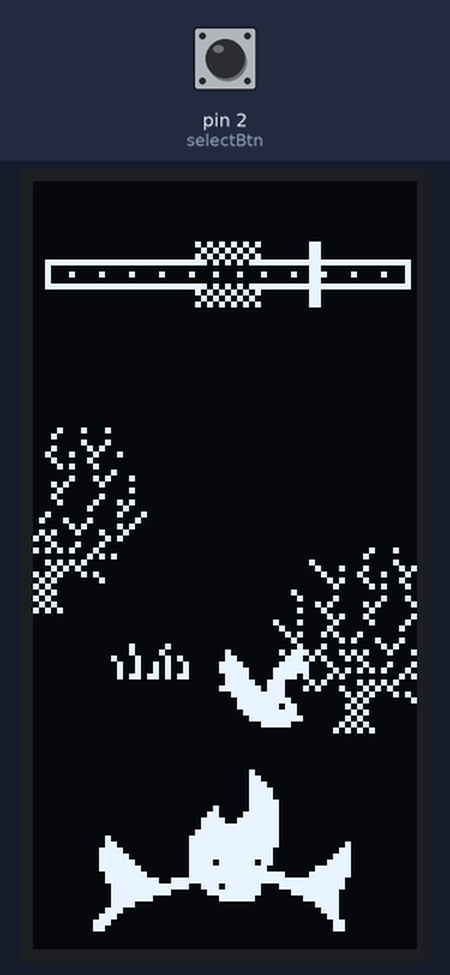
Bench run of a sketch on a simulated Arduino Uno, built with avr-gcc and run on an emulated ATmega328P. Parts: 64×128 one-colour display. The test bench sets the inputs (shaded band); at power-on: pin 2 (selectBtn) HIGH. Random numbers use the default seed unless the sketch sets one; what the sketch prints to the serial monitor is not drawn.

Above: at 4.7 s.
4.8 s: pin 2 (selectBtn) pulled LOW for 3.2 s
At 4.97 s:
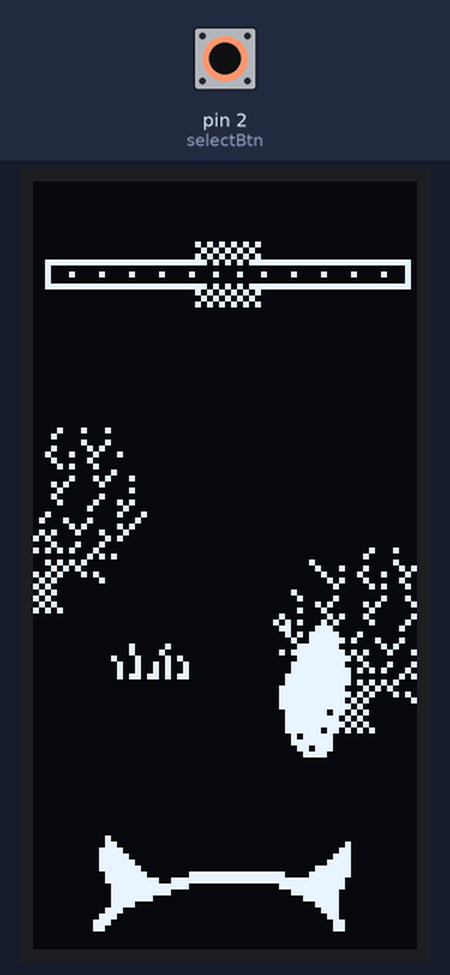
At 5.35 s:
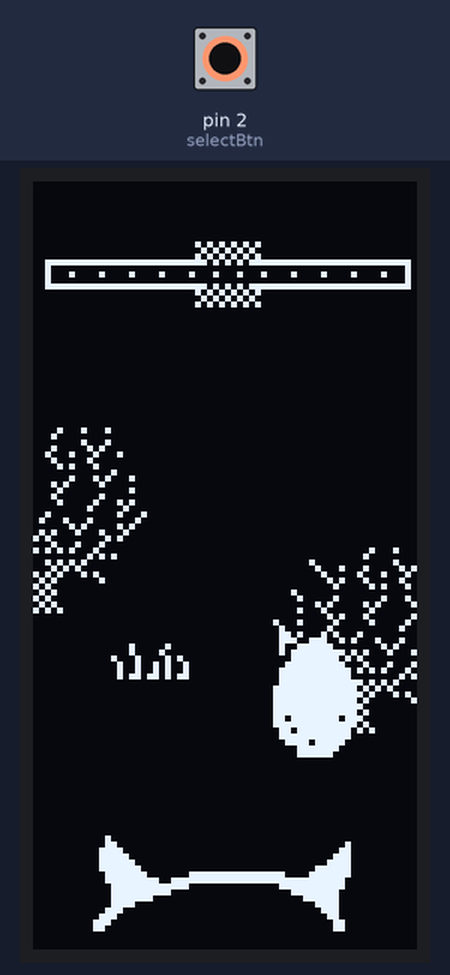
8.6 s: pin 2 (selectBtn) pulled LOW for 0.15 s
9.3 s: pin 2 (selectBtn) pulled LOW for 1 s
At 11.76 s:
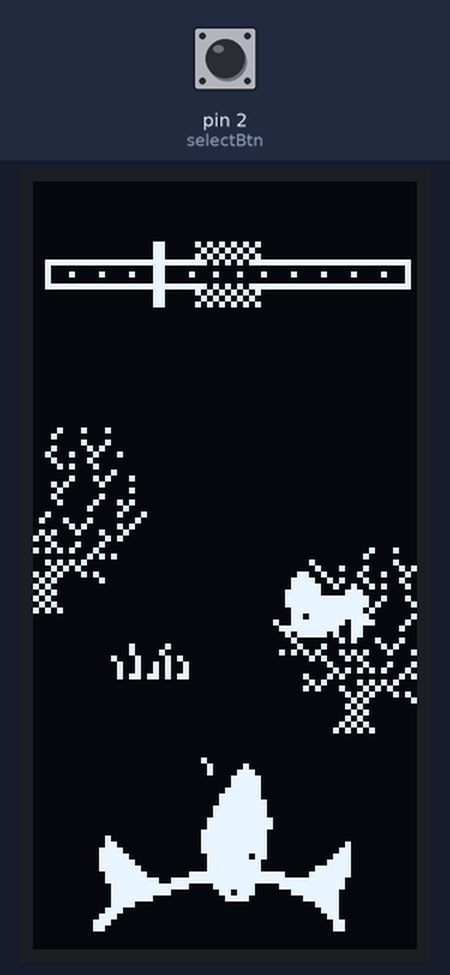

The sketch:

fireball.ino
```cpp
#include <SPI.h>
#include <Wire.h>
#include <Adafruit_GFX.h>
#include <Adafruit_SH110X.h>

#define i2c_Address 0x3c

#define SCREEN_WIDTH 128  // OLED display width, in pixels
#define SCREEN_HEIGHT 64  // OLED display height, in pixels
#define OLED_RESET -1     //   QT-PY / XIAO
Adafruit_SH1106G display = Adafruit_SH1106G(SCREEN_WIDTH, SCREEN_HEIGHT, &Wire, OLED_RESET);


const unsigned char fireball_bar [] PROGMEM = {
	// 62x11px
	0x00, 0x00, 0x00, 0x55, 0x50, 0x00, 0x00, 0x00, 0x00, 0x00, 0x00, 0x2a, 0xa0, 0x00, 0x00, 0x00,
	0x00, 0x00, 0x00, 0x55, 0x50, 0x00, 0x00, 0x00, 0xff, 0xff, 0xff, 0xea, 0xbf, 0xff, 0xff, 0xf8,
	0x80, 0x00, 0x00, 0x00, 0x00, 0x00, 0x00, 0x08, 0x88, 0x42, 0x10, 0x88, 0x88, 0x42, 0x10, 0x88,
	0x80, 0x00, 0x00, 0x00, 0x00, 0x00, 0x00, 0x08, 0xff, 0xff, 0xff, 0xea, 0xbf, 0xff, 0xff, 0xf8,
	0x00, 0x00, 0x00, 0x55, 0x50, 0x00, 0x00, 0x00, 0x00, 0x00, 0x00, 0x2a, 0xa0, 0x00, 0x00, 0x00,
	0x00, 0x00, 0x00, 0x55, 0x50, 0x00, 0x00, 0x00
};
const unsigned char devil_head[] PROGMEM = {
  // 48x17px
  0x00, 0x00, 0x00, 0x00, 0x00, 0x00, 0x20, 0x00, 0x00, 0x00, 0x00, 0x00, 0x30, 0x00, 0x00, 0x00,
  0x00, 0x20, 0x78, 0x00, 0x00, 0x00, 0x00, 0x60, 0x7c, 0x00, 0x00, 0x00, 0x00, 0xe0, 0x7e, 0x00,
  0x00, 0x00, 0x01, 0xe0, 0x7f, 0x00, 0x00, 0x00, 0x07, 0xe0, 0x3f, 0x80, 0xff, 0xff, 0x0f, 0xe0,
  0x3f, 0xe7, 0xff, 0xff, 0xff, 0xc0, 0x1f, 0xff, 0x00, 0x01, 0xff, 0xc0, 0x1f, 0xf8, 0x00, 0x00,
  0x7f, 0x80, 0x1f, 0xc0, 0x00, 0x00, 0x1f, 0x80, 0x1e, 0x00, 0x00, 0x00, 0x07, 0x80, 0x38, 0x00,
  0x00, 0x00, 0x03, 0x80, 0x70, 0x00, 0x00, 0x00, 0x01, 0x80, 0xe0, 0x00, 0x00, 0x00, 0x00, 0xc0,
  0xc0, 0x00, 0x00, 0x00, 0x00, 0xc0
};
const unsigned char bird [] PROGMEM = {
	// 16x16px
	0x00, 0x00, 0x00, 0x00, 0x00, 0x38, 0x00, 0x2f, 0x00, 0x7c, 0x00, 0xfc, 0x01, 0xfc, 0x07, 0xf8,
	0x0f, 0xf8, 0x1f, 0xf0, 0x3f, 0xe0, 0xf1, 0x40, 0xc1, 0x60, 0x01, 0xa0, 0x00, 0x00, 0x00, 0x00
};
const unsigned char bird_0 [] PROGMEM = {
	// 16x16px
	0x00, 0x00, 0x30, 0x00, 0x38, 0x00, 0x3c, 0x00, 0x3e, 0x08, 0x1f, 0x1c, 0x0f, 0xff, 0x0f, 0xff,
	0x1f, 0xfc, 0x37, 0xf8, 0x3f, 0xe0, 0x7f, 0xc0, 0x1f, 0x00, 0x00, 0x00, 0x00, 0x00, 0x00, 0x00
};
const unsigned char bird_1 [] PROGMEM = {
	// 16x16px
	0x00, 0x00, 0x00, 0x00, 0x00, 0x00, 0x00, 0x00, 0x00, 0x08, 0x00, 0x1c, 0x00, 0xfe, 0x0f, 0xf8,
	0x1f, 0xf8, 0x37, 0xfc, 0x3f, 0xfe, 0x7f, 0xfe, 0x1f, 0x0f, 0x07, 0x07, 0x06, 0x06, 0x04, 0x04
};
const unsigned char bird_2 [] PROGMEM = {
	// 16x16px
	0x00, 0x00, 0x00, 0x00, 0x18, 0x00, 0x3c, 0x00, 0x3e, 0x08, 0x7e, 0x1c, 0x7f, 0xfe, 0x7f, 0xfc,
	0x3f, 0xfc, 0x37, 0xfe, 0x3f, 0xee, 0x7f, 0xcc, 0x1f, 0x0c, 0x00, 0x00, 0x00, 0x00, 0x00, 0x00
};
const unsigned char bird_3 [] PROGMEM = {
	// 16x16px
	0x60, 0x04, 0x70, 0x0c, 0xf8, 0x1e, 0xfc, 0x3e, 0x3c, 0x3c, 0x0e, 0x7c, 0x0e, 0xfe, 0x0f, 0xf8,
	0x1f, 0xf0, 0x37, 0xf0, 0x3f, 0xe0, 0x7f, 0xc0, 0x1f, 0x00, 0x00, 0x00, 0x00, 0x00, 0x00, 0x00
};
const unsigned char bird_4 [] PROGMEM = {
	// 16x16px
	0x00, 0x00, 0x00, 0x0c, 0x00, 0x1c, 0x00, 0x3c, 0x10, 0x7c, 0x38, 0xf8, 0xff, 0xf0, 0xff, 0xf0,
	0x3f, 0xf8, 0x1f, 0xec, 0x07, 0xfc, 0x03, 0xfe, 0x00, 0xf8, 0x00, 0x00, 0x00, 0x00, 0x00, 0x00
};
const unsigned char bird_5 [] PROGMEM = {
	// 16x16px
	0x00, 0x00, 0x00, 0x00, 0x00, 0x00, 0x00, 0x00, 0x10, 0x00, 0x38, 0x00, 0x7f, 0x00, 0x1f, 0xf0,
	0x1f, 0xf8, 0x3f, 0xec, 0x7f, 0xfc, 0x7f, 0xfe, 0xf0, 0xf8, 0xe0, 0xe0, 0x60, 0x60, 0x20, 0x20
};
const unsigned char bird_6 [] PROGMEM = {
	// 16x16px
	0x00, 0x00, 0x00, 0x00, 0x00, 0x18, 0x00, 0x3c, 0x10, 0x7c, 0x38, 0x7e, 0x7f, 0xfe, 0x3f, 0xfe,
	0x3f, 0xfc, 0x7f, 0xec, 0x77, 0xfc, 0x33, 0xfe, 0x30, 0xf8, 0x00, 0x00, 0x00, 0x00, 0x00, 0x00
};
const unsigned char bird_7 [] PROGMEM = {
	// 16x16px
	0x20, 0x06, 0x30, 0x0e, 0x78, 0x1f, 0x7c, 0x3f, 0x3c, 0x3c, 0x3e, 0x70, 0x7f, 0x70, 0x1f, 0xf0,
	0x0f, 0xf8, 0x0f, 0xec, 0x07, 0xfc, 0x03, 0xfe, 0x00, 0xf8, 0x00, 0x00, 0x00, 0x00, 0x00, 0x00
};
const unsigned char fireball_0 [] PROGMEM = {
  // 24x24px
	0x00, 0x00, 0x00, 0x00, 0x00, 0x00, 0x00, 0x00, 0x00, 0x00, 0x00, 0x00, 0x00, 0x00, 0x00, 0x00,
	0x00, 0x00, 0x00, 0x00, 0x00, 0x00, 0x30, 0x80, 0x00, 0x60, 0xc0, 0x01, 0xe1, 0xe0, 0x03, 0xe3,
	0xf0, 0x03, 0xf7, 0xf0, 0x07, 0xff, 0xf8, 0x07, 0xff, 0xf8, 0x0f, 0xff, 0xf8, 0x0f, 0xff, 0xf8,
	0x0f, 0xff, 0xf8, 0x0e, 0xff, 0xf8, 0x0f, 0xff, 0xf8, 0x07, 0xbb, 0xf8, 0x07, 0xff, 0x70, 0x03,
	0xfe, 0xe0, 0x00, 0xff, 0xc0, 0x00, 0x3f, 0x80
};
const unsigned char fireball_1 [] PROGMEM = {
  // 24x24px
	0x00, 0x00, 0x00, 0x00, 0x00, 0x00, 0x00, 0x00, 0x00, 0x00, 0xc1, 0x00, 0x00, 0xc7, 0x00, 0x00,
	0x8f, 0x80, 0x00, 0x1f, 0xc0, 0x00, 0x3f, 0xc0, 0x00, 0x7f, 0xe0, 0x00, 0xff, 0xf0, 0x00, 0xff,
	0xf0, 0x00, 0xff, 0xf8, 0x01, 0xff, 0xf8, 0x01, 0xff, 0xf8, 0x01, 0xff, 0xf8, 0x01, 0xff, 0xf8,
	0x01, 0xff, 0xf8, 0x01, 0xbf, 0xd8, 0x01, 0xff, 0xf8, 0x00, 0xdf, 0xb0, 0x00, 0xff, 0xf0, 0x00,
	0x7b, 0xe0, 0x00, 0x1f, 0xc0, 0x00, 0x1f, 0x80
};
const unsigned char fireball_2 [] PROGMEM = {
  // 24x24px
	0x00, 0x80, 0x00, 0x00, 0x41, 0x00, 0x00, 0x43, 0x80, 0x00, 0x07, 0xc0, 0x00, 0x07, 0xc0, 0x00,
	0x0f, 0xc0, 0x00, 0x1f, 0xc0, 0x00, 0x1f, 0xe0, 0x00, 0x3f, 0xe0, 0x00, 0x3f, 0xe0, 0x00, 0x7f,
	0xf0, 0x00, 0x7f, 0xf0, 0x00, 0xff, 0xe0, 0x00, 0xff, 0xe0, 0x00, 0xff, 0xe0, 0x00, 0xff, 0xe0,
	0x00, 0x7f, 0x60, 0x00, 0x7f, 0xc0, 0x00, 0x7f, 0xc0, 0x00, 0x7e, 0xc0, 0x00, 0x2f, 0x80, 0x00,
	0x3f, 0x80, 0x00, 0x1b, 0x80, 0x00, 0x0f, 0x00
};
const unsigned char fireball_3 [] PROGMEM = {
  // 24x24px
	0x00, 0x00, 0x00, 0x00, 0x00, 0x00, 0x00, 0x00, 0x80, 0x00, 0x00, 0xc0, 0x00, 0x00, 0xe0, 0x00,
	0x00, 0xf0, 0x00, 0x00, 0xf0, 0x00, 0x00, 0xf8, 0x00, 0x20, 0xf8, 0x00, 0x61, 0xf8, 0x00, 0xf3,
	0xf8, 0x00, 0xff, 0xf8, 0x01, 0xff, 0xf8, 0x03, 0xff, 0xf8, 0x03, 0xff, 0xf8, 0x03, 0xff, 0xf0,
	0x03, 0xff, 0xf0, 0x03, 0xdf, 0xb0, 0x03, 0xff, 0xe0, 0x03, 0xfe, 0xe0, 0x01, 0xbf, 0xc0, 0x00,
	0xef, 0xc0, 0x00, 0x7f, 0xc0, 0x00, 0x1f, 0x80
};
const unsigned char tree [] PROGMEM = {
	// 32x32px
	0x00, 0x00, 0x00, 0x00, 0x00, 0x00, 0x88, 0x80, 0x00, 0x01, 0x00, 0x00, 0x02, 0x00, 0x08, 0x80,
	0x01, 0x11, 0x05, 0x00, 0x00, 0x82, 0x22, 0x20, 0x00, 0x51, 0x04, 0x00, 0x00, 0x20, 0xa2, 0x00,
	0x10, 0x00, 0x00, 0x40, 0x08, 0x20, 0x22, 0x88, 0x01, 0x41, 0x41, 0x00, 0x08, 0x80, 0x80, 0x08,
	0x00, 0x51, 0x01, 0x00, 0x88, 0x20, 0x82, 0x28, 0x40, 0x40, 0x04, 0x10, 0x28, 0xa2, 0x00, 0x22,
	0x10, 0x14, 0x44, 0x04, 0x08, 0x80, 0x28, 0x28, 0x55, 0x15, 0x11, 0x10, 0x02, 0x8a, 0x00, 0xa0,
	0x00, 0x41, 0x11, 0x00, 0x00, 0x2a, 0xa2, 0x00, 0x04, 0x50, 0x05, 0x40, 0x02, 0x82, 0xa8, 0x00,
	0x05, 0x11, 0x50, 0x00, 0x00, 0x0a, 0x8a, 0x00, 0x00, 0x05, 0x01, 0x00, 0x00, 0x0a, 0x00, 0x00,
	0x00, 0x05, 0x00, 0x00, 0x00, 0x0a, 0x00, 0x00, 0x00, 0x15, 0x00, 0x00, 0x00, 0x2a, 0x80, 0x00
};
const unsigned char grass [] PROGMEM = {
	// 16x8px
	0x00, 0x00, 0x00, 0x00, 0x08, 0x20, 0x08, 0x40, 0x44, 0x28, 0x24, 0xa4, 0x24, 0xa4, 0x2d, 0xac
};
const unsigned char vitamins [] PROGMEM = {
	// 12x11px
	0x7f, 0xe0, 0x3f, 0xc0, 0x7f, 0xe0, 0x40, 0x20, 0x7f, 0xe0, 0x55, 0x60, 0x6a, 0xa0, 0x55, 0x60,
	0x7f, 0xe0, 0x40, 0x20, 0x3f, 0xc0
};
const unsigned char block [] PROGMEM = {
	// 4x4px
	0xf0, 0xf0, 0xf0, 0xf0
};

unsigned long previousAnimationMillis = 0;
const int animationDelay = 16;
int currentFrame = 0;

unsigned long previousGameMillis = 0;
int gameDelay = 2000;

const int leftBtn = 0;
const int backBtn = 1;
const int selectBtn = 2;
const int rightBtn = 3;

const int birdFrames = 48;

int birdStartPos = 50;
int birdEndPos = 50;
int fireballEndPos;

int previousBirdX = 0;
int previousBirdY = 0;

unsigned long previousSystemDelayMillis = 0;
int systemDelayInterval = 300;
bool btnCooldown = false;

bool gameSetup = false;
bool rightSide = false;
bool hit = false;

int currentFireFrame = 0;

void setup() {

  randomSeed(analogRead(0));
  birdStartPos = getRandomNumber(30, 80);
  delay(20);
  birdEndPos = getRandomNumber(30, 80);

  Serial.begin(9600);

  pinMode(leftBtn, INPUT_PULLUP);
  pinMode(rightBtn, INPUT_PULLUP);
  pinMode(selectBtn, INPUT_PULLUP);
  pinMode(backBtn, INPUT_PULLUP);

  delay(500);                        // wait for the OLED to power up
  display.begin(i2c_Address, true);  // Address 0x3C default
  display.setContrast(0);            // dim display
  display.setRotation(1);
  display.setTextColor(SH110X_WHITE);
  display.setTextSize(1);

  display.clearDisplay();
  display.display();

  delay(3000);

}

void loop() {

  renderFireball();

  unsigned long systemDelayMillis = millis();
  unsigned long animationMillis = millis();
  unsigned long gameMillis = millis();

  if (systemDelayMillis - previousSystemDelayMillis >= systemDelayInterval) {
    previousSystemDelayMillis = systemDelayMillis;  // reset the timer

    btnCooldown = false;
  }

  if (animationMillis - previousAnimationMillis >= animationDelay) {
    previousAnimationMillis = animationMillis;  // reset the timer

    currentFrame++;
    currentFireFrame++;
    if (currentFrame >= birdFrames) {

      rightSide = !rightSide;

      currentFrame = 0;
      birdStartPos = birdEndPos;
      birdEndPos = getRandomNumber(30, 90);
    }

    if (currentFireFrame >= 16) {
      currentFireFrame = 0;
    }

  }

  if (gameMillis - previousGameMillis >= gameDelay) {
    previousGameMillis = gameMillis;  // Reset the timer

    if(hit){
      hit = false;
      currentFrame = 0;
      birdStartPos = getRandomNumber(30, 90);
      delay(10);
      birdEndPos = getRandomNumber(30, 90);
    }
  }

  if(digitalRead(selectBtn) == LOW && btnCooldown == false && gameSetup == true){
    btnCooldown = true;
    previousSystemDelayMillis = systemDelayMillis;

    if((currentFrame >= 10 && currentFrame <= 14) || (currentFrame >= 34 && currentFrame <= 38) ){
      hit = true;
      previousGameMillis = gameMillis;

      fireballEndPos = birdEndPos;

      Serial.print("current frame: ");
      Serial.println(currentFrame);

      if(rightSide){
        // Serial.print("current frame: ");
        // Serial.println(currentFrame);
      }
    }
  }
}

void renderFireball() {

  if(gameSetup == false){
    birdStartPos = getRandomNumber(30, 90);
    delay(10);
    birdEndPos = getRandomNumber(30, 90);

    gameSetup = true;
  }

  int offset = birdStartPos - birdEndPos;
  float offsetAmount = (float)offset / birdFrames;

  display.clearDisplay();

  display.drawBitmap(2, 10, fireball_bar, 62, 11, 1);
  display.drawBitmap(10, 108, devil_head, 48, 17, 1);

  float yPos = birdStartPos + (offsetAmount * ((float)currentFrame + 1) * -1);
  float yPosIn8;


  if(offset >= 0){
    yPosIn8 = birdStartPos + (offsetAmount * ((float)currentFrame + 9) * -1);
  }else{
    yPosIn8 = birdStartPos + (offsetAmount * ((float)currentFrame + 17) * -1);
  }

  // Serial.print("y position: ");
  // Serial.println(round(yPos));
  // Serial.print("y position in 8 frames: ");
  // Serial.println(round(yPosIn8));

  const unsigned char* fireball_frames[] = { fireball_0, fireball_0, fireball_0, fireball_0, fireball_1, fireball_1, fireball_1, fireball_1, fireball_2, fireball_2, fireball_2, fireball_2, fireball_3, fireball_3, fireball_3, fireball_3 };
  const unsigned char* bird_frames_right[] = { bird_0, bird_0, bird_0, bird_0, bird_1, bird_1, bird_1, bird_1, bird_2, bird_2, bird_2, bird_2, bird_3, bird_3, bird_3, bird_3 };
  const unsigned char* bird_frames_left[] = { bird_4, bird_4, bird_4, bird_4, bird_5, bird_5, bird_5, bird_5, bird_6, bird_6, bird_6, bird_6, bird_7, bird_7, bird_7, bird_7 };

  if(hit){

    display.drawBitmap(previousBirdX - 4, previousBirdY - 6, fireball_frames[currentFireFrame], 24, 24, 1);

  }else{

    display.drawBitmap(20, 96, fireball_frames[currentFireFrame], 24, 24, 1);

    if (currentFrame < birdFrames/2) {
      display.drawRect(((currentFrame * 2.6) + 2), 10, 2, 11, SH110X_WHITE);
    }else{
      display.drawRect(((opposite(currentFrame) * 2.6) + 2), 10, 2, 11, SH110X_WHITE);
    }

    if (rightSide) {
      previousBirdX = 48 - currentFrame;
      previousBirdY = round(yPos);
      // display.drawBitmap((48 - (currentFrame + 8)), round(yPosIn8), block, 4, 4, 1);
      display.drawBitmap((48 - currentFrame), round(yPos), bird_frames_right[currentFireFrame], 16, 16, 1);
    } else {
      previousBirdX = currentFrame;
      previousBirdY = round(yPos);
      // display.drawBitmap((currentFrame + 20), round(yPosIn8), block, 4, 4, 1);
      display.drawBitmap(currentFrame, round(yPos), bird_frames_left[currentFireFrame], 16, 16, 1);
    }
  }

  display.drawBitmap(-12, 40, tree, 32, 32, 1);
  display.drawBitmap(40, 60, tree, 32, 32, 1);
  display.drawBitmap(12, 75, grass, 16, 8, 1);
  // display.drawBitmap(26, 40, grass, 16, 8, 1);
  // display.drawBitmap(38, 40, grass, 16, 8, 1);

  display.display();
}

int opposite(int x) {
  if (x < 0 || x > 47) {
    return -1; // Return -1 for out of range
  }
  return 47 - x;
}

int getRandomNumber(int minVal, int maxVal) {
  return random(minVal, maxVal + 1);  // maxValue + 1 to include maxValue in the range
}
```
